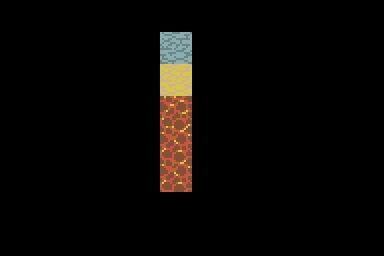

This is a level from a 2D game, rendered from its Tiled map with the project's own tilesets. A one-line summary and the map file follow, with tile-layer data summarised:
An orthogonal 12x8 tile map with 32x32 px tiles, 4 tile layers (Terrain, Decoration, Vertical Edges, Horizontal Edges), 4 tilesets and 1 object (Player).

<map version="1.2" tiledversion="1.2.4" orientation="orthogonal" renderorder="right-down" width="12" height="8" tilewidth="32" tileheight="32" infinite="0" nextlayerid="9" nextobjectid="92">
 <tileset firstgid="1" source="ground.tsx" />
 <tileset firstgid="17" source="broken.tsx" />
 <tileset firstgid="19" source="decoration.tsx" />
 <tileset firstgid="35" source="devourer.tsx" />
 <layer id="1" name="Terrain" width="12" height="8">
  <data>[96 cells, 66 non-empty, 5 distinct tile ids]</data>
 </layer>
 <layer id="8" name="Decoration" width="12" height="8">
  <data>[96 cells, 0 non-empty, 0 distinct tile ids]</data>
 </layer>
 <layer id="6" name="Vertical Edges" width="12" height="8" offsetx="16" offsety="0">
  <data>[96 cells, 0 non-empty, 0 distinct tile ids]</data>
 </layer>
 <layer id="7" name="Horizontal Edges" width="12" height="8" offsetx="0" offsety="16">
  <data>[96 cells, 0 non-empty, 0 distinct tile ids]</data>
 </layer>
 <objectgroup id="2" name="Enemies" />
 <objectgroup id="3" name="Player">
  <object id="16" name="Player" type="Player" gid="35" x="160" y="192" width="32" height="32" />
 </objectgroup>
 <objectgroup id="4" name="Triggers" />
 <objectgroup id="5" name="Props" />
</map>
